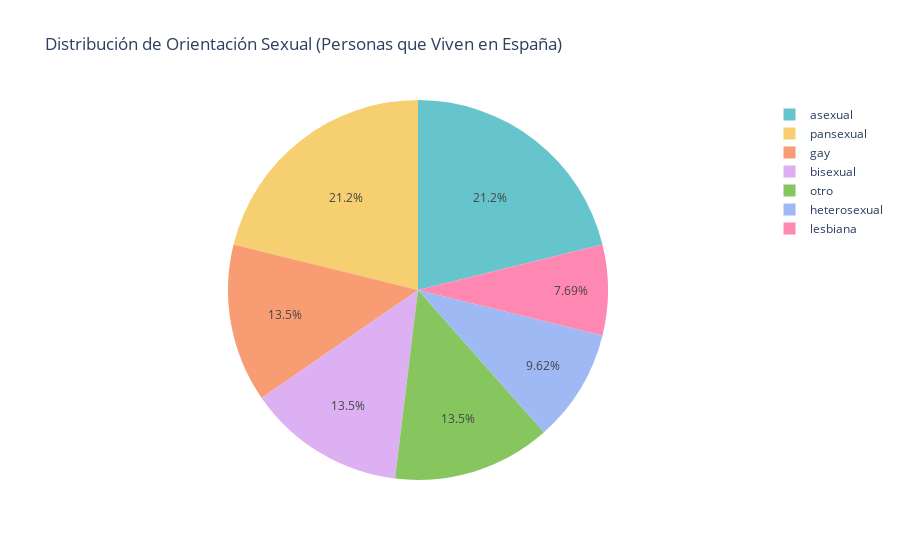

This figure's notebook cell:
### Code cell
def crear_grafico_pie(dataframe, viven_espana=True):

    #Filtro para el DataFrame
    filtro = dataframe['vives_espana'] == viven_espana
    df_filtrado = dataframe[filtro]
    
    #Conteo de orientaciones
    colectivos_count = df_filtrado['orientacion'].value_counts().reset_index()
    colectivos_count.columns = ['Orientacion', 'Cantidad']
    
    #Tener en cuenta ambas posibilidades
    titulo = "Distribución de Orientación Sexual"
    if viven_espana:
        titulo += " (Personas que Viven en España)"
    else:
        titulo += " (Personas que No Viven en España)"
    
    fig = px.pie(colectivos_count, 
                 values='Cantidad', 
                 names='Orientacion', 
                 title=titulo,
                 color_discrete_sequence=px.colors.qualitative.Pastel)
    
    return fig


fig = crear_grafico_pie(df_3, viven_espana=True)
fig.show()

### Figure 1 — Plotly figure (JSON) as saved in the notebook; plotly's stock layout.template omitted (floating-point values rounded to 4 significant figures)
{"data": [{"domain": {"x": [0, 1], "y": [0, 1]}, "hovertemplate": "Orientacion=%{label}<br>Cantidad=%{value}<extra></extra>", "labels": ["asexual", "pansexual", "gay", "bisexual", "otro", "heterosexual", "lesbiana"], "legendgroup": "", "name": "", "showlegend": true, "type": "pie", "values": [11, 11, 7, 7, 7, 5, 4]}], "layout": {"legend": {"tracegroupgap": 0}, "piecolorway": ["rgb(102, 197, 204)", "rgb(246, 207, 113)", "rgb(248, 156, 116)", "rgb(220, 176, 242)", "rgb(135, 197, 95)", "rgb(158, 185, 243)", "rgb(254, 136, 177)", "rgb(201, 219, 116)", "rgb(139, 224, 164)", "rgb(180, 151, 231)", "rgb(179, 179, 179)"], "title": {"text": "Distribución de Orientación Sexual (Personas que Viven en España)"}}}
